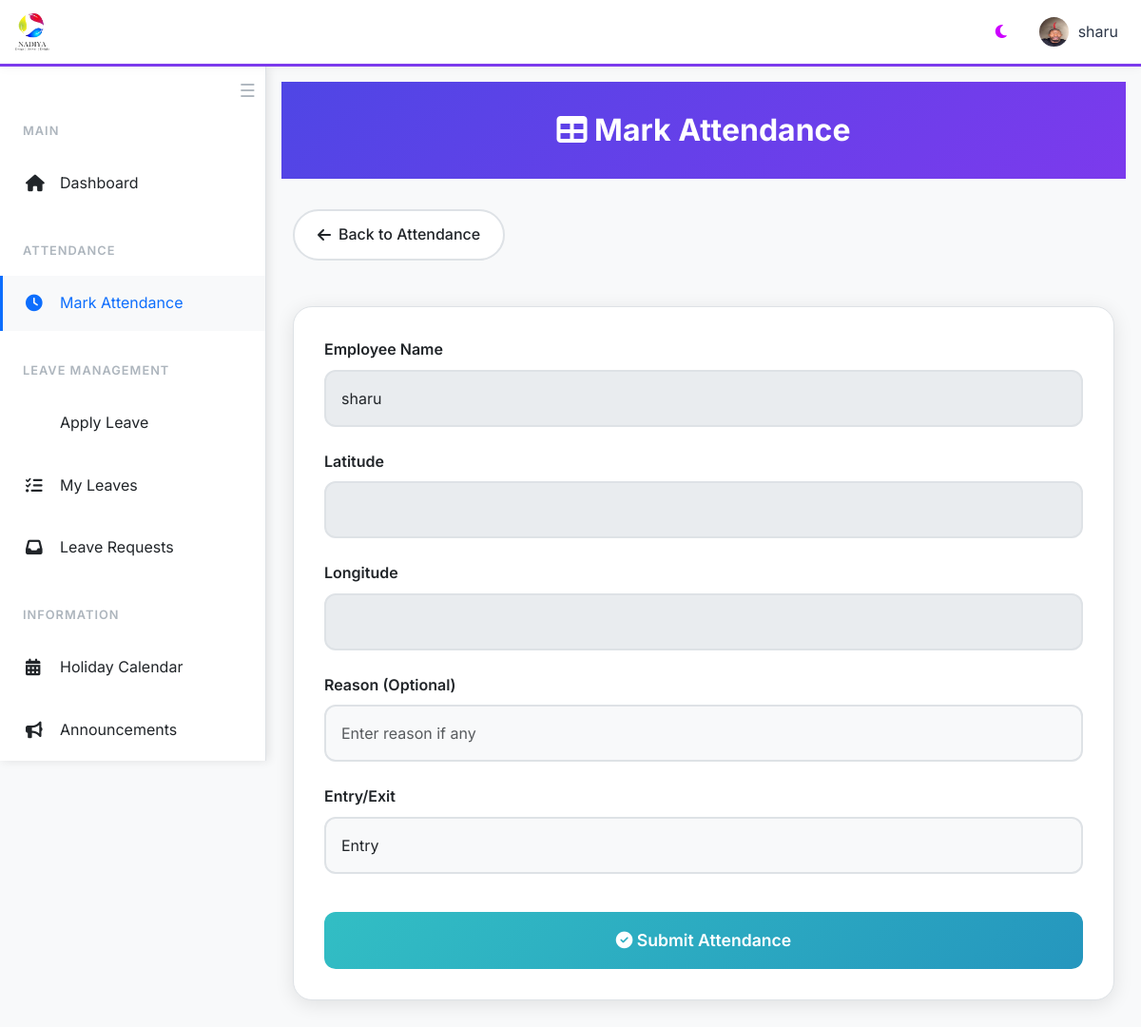
/attendance (signed in), run on an earlier commit of the app's database.
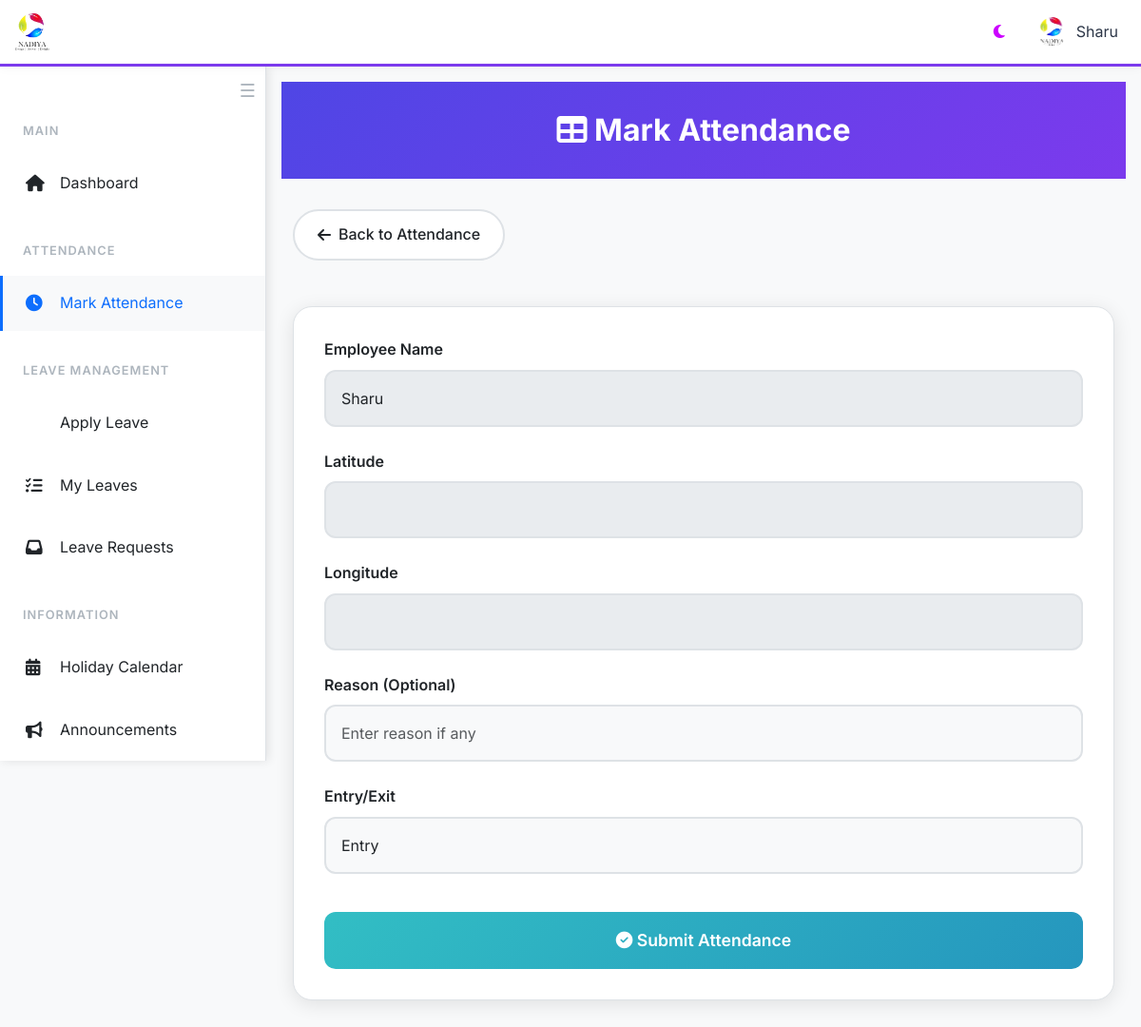
And on a later commit of the database.
### website/models.py (models this page shows, shortened)
class User(db.Model, UserMixin):
    id = db.Column(db.Integer, primary_key=True)
    first_name = db.Column(db.String(150))
    last_name = db.Column(db.String(150))
    email = db.Column(db.String(150), unique=True, nullable=False)
    password = db.Column(db.String(512), nullable=False)
    earned =  db.Column(db.Float, default=0)
    medic = db.Column(db.Float, default=0)
    pay =  db.Column(db.Float, default=0)
    role = db.Column(db.String(150))
    probation = db.Column(db.Boolean, default = 0)
    photo = db.Column(db.String(150))
    documents = db.relationship('Document', backref='user', lazy=True)
    reset_token = db.Column(db.String(36), nullable=True)
    attendances = db.relationship('Attendance', backref='user', lazy=True)

### website/views.py (the view)
@views.route('/attendance')
def attendance_form():
    name = current_user.first_name
    return render_template('attendance.html', name = name)

### website/templates/attendance.html (shortened to what this page needs)
{% extends "base.html" %}
{% block content %}
<div class="page-header">
    <div class="container">
        <h1><i class="fas fa-table"></i> Mark Attendance</h1>
    </div>
</div>
<div class="container">
    <a href="/attendance-category" class="back-btn">
        <i class="fas fa-arrow-left"></i> Back to Attendance
    </a>
    <div class="attendance-container">
        <form id="attendanceForm" method="post" action="/submit">
            <div class="form-group">
                <label for="name">Employee Name</label>
                <input type="text" class="form-control" id="name" name="name" value="{{ name }}" readonly>
            </div>
            <div class="form-group">
                <label for="latitude">Latitude</label>
                <input type="text" class="form-control" id="latitude" name="latitude" readonly>
            </div>
            <div class="form-group">
                <label for="longitude">Longitude</label>
                <input type="text" class="form-control" id="longitude" name="longitude" readonly>
            </div>
            <div class="form-group">
                <label for="reason">Reason (Optional)</label>
                <input type="text" class="form-control" id="reason" name="reason" placeholder="Enter reason if any">
            </div>
            <div class="form-group">
                <label for="entry_exit">Entry/Exit</label>
                <select id="entry_exit" name="entry_exit" required class="form-control">
                    <option value="entry">Entry</option>
                </select>
            </div>
            <button type="submit" class="btn-submit">
                <i class="fas fa-check-circle"></i> Submit Attendance
            </button>
        </form>
    </div>
</div>
{% endblock %}

### website/templates/base.html (shortened to what this page needs)
<!DOCTYPE html>
<html lang="en" data-theme="light">
<head>
    <link href="https://cdn.jsdelivr.net/npm/bootstrap@5.3.0/dist/css/bootstrap.min.css" rel="stylesheet">
    <link rel="stylesheet" href="https://cdnjs.cloudflare.com/ajax/libs/font-awesome/6.4.0/css/all.min.css">
</head>
<body>
    <header class="top-header">
        <div class="header-logo">
            <img src="{{ url_for('static', filename='logo.png') }}" alt="Nadiya Logo">
        </div>
        <div class="header-actions">
            <button class="theme-toggle" onclick="toggleTheme()">
                <i class="fas fa-moon" id="theme-icon"></i>
            </button>
            {% if current_user.is_authenticated %}
            <div class="user-profile" onclick="window.location.href='/profile/{{ current_user.id }}'">
                {% if current_user.photo %}
                    <img src="{{ url_for('views.uploaded_file', setname='photos', filename=current_user.photo) }}" alt="Profile">
                {% else %}
                    <img src="{{ url_for('static', filename='logo.png') }}" alt="Profile">
                {% endif %}
                <span>{{ current_user.first_name }}</span>
            </div>
            {% endif %}
        </div>
    </header>
  <nav class="sidebar" id="sidebar">
  <button id="sidebarCollapseBtn" class="sidebar-collapse-btn" onclick="toggleSidebarCollapse()" title="Collapse Sidebar">
    <span class="hamburger-icon">☰</span>
</button>
    <br>
        <div class="sidebar-content">
            {% if current_user.is_authenticated %}
            <div class="nav-section">
                <div class="nav-section-title">Main</div>
                <div class="nav-item">
                    <a href="/" class="nav-link">
                        <i class="fas fa-home"></i>
                        <span>Dashboard</span>
                    </a>
                </div>
            </div>
            <div class="nav-section">
                <div class="nav-section-title">Attendance</div>
                <div class="nav-item">
                    <a href="/attendance" class="nav-link">
                        <i class="fas fa-clock"></i>
                        <span>Mark Attendance</span>
                    </a>
                </div>
            </div>
            <div class="nav-section">
                <div class="nav-section-title">Leave Management</div>
                <div class="nav-item">
                    <a href="/apply_leave" class="nav-link">
                        <span>Apply Leave</span>
                    </a>
                </div>
                <div class="nav-item">
                    <a href="/approved_leaves" class="nav-link">
                        <i class="fas fa-list-check"></i>
                        <span>My Leaves</span>
                    </a>
                </div>
                <div class="nav-item">
                    <a href="/leave_requests" class="nav-link">
                        <i class="fas fa-inbox"></i>
                        <span>Leave Requests</span>
                    </a>
                </div>
            </div>
            <div class="nav-section">
                <div class="nav-section-title">Information</div>
                <div class="nav-item">
                    <a href="/display_holidays" class="nav-link">
                        <i class="fas fa-calendar-alt"></i>
                        <span>Holiday Calendar</span>
                    </a>
                </div>
                <div class="nav-item">
                    <a href="/announcements" class="nav-link">
                        <i class="fas fa-bullhorn"></i>
                        <span>Announcements</span>
                    </a>
                </div>
            </div>
            {% endif %}
        </div>
    </nav>
    <main class="main-content" id="mainContent">
        {% block content %}{% endblock %}
    </main>
</body>
</html>

What changed in the data, as far as the page shows it:
changed User: first_name "sharu" → "Sharu"; name "sharu" → "Sharu"; photo: picture removed
